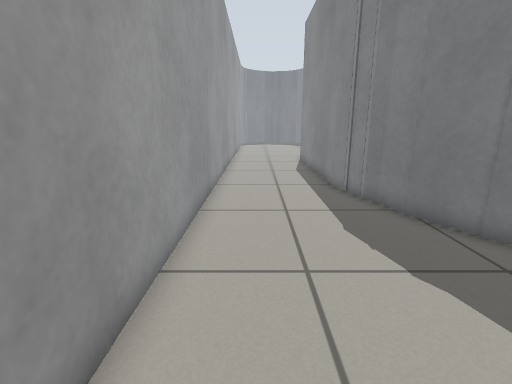
View 1 (above)

12 first-person views from a walk through a robot-simulator world made for Gazebo. The camera is 0.72 m above the floor, tilts 14° down and sees 85° across. The floor is counted in squares, 0.25 m on a side. Each view is taken from the middle of a square. On the plan, view 1 faces up. The plan holds only what a view shows up to about 20 squares ahead; the rest is blank. The place goes on beyond the plan.

View 2
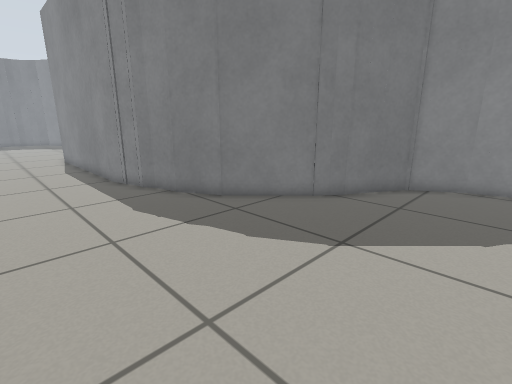

View 3
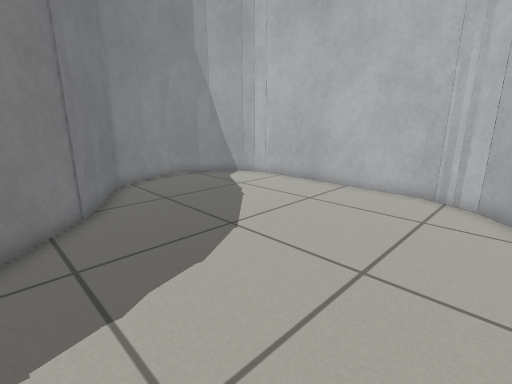

View 4
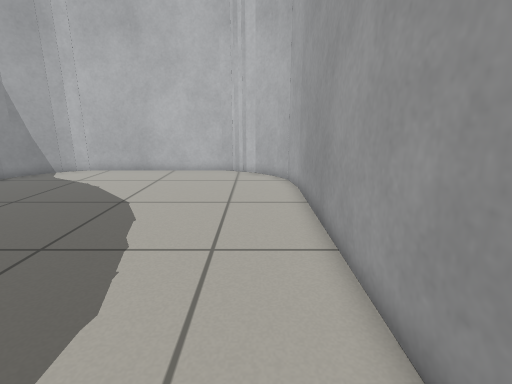

View 5
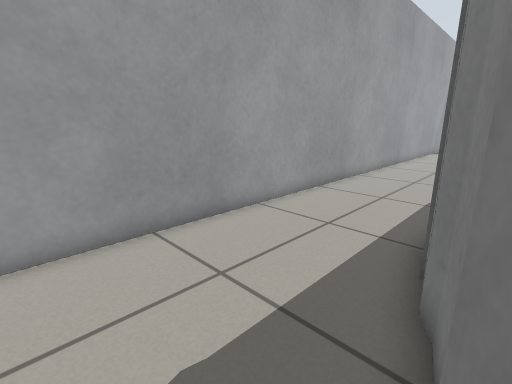

View 6
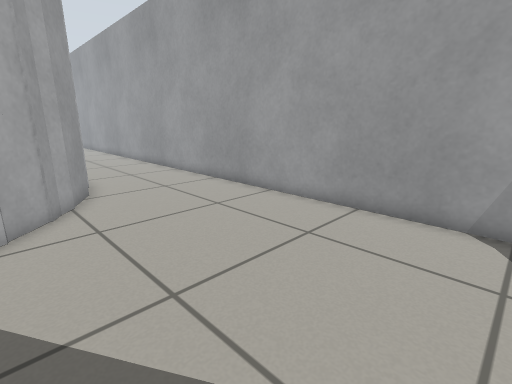

View 7
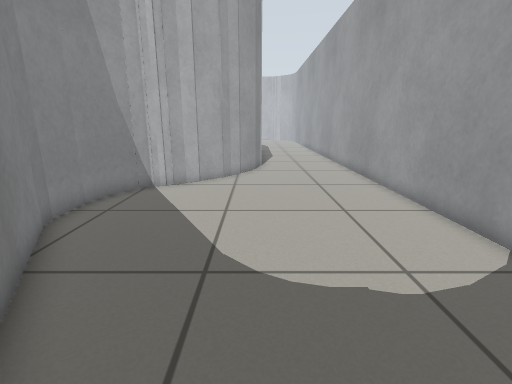

View 8
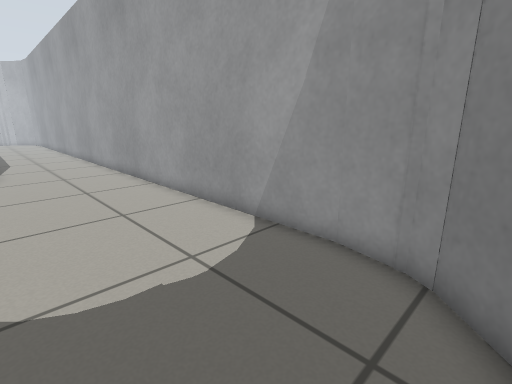

View 9
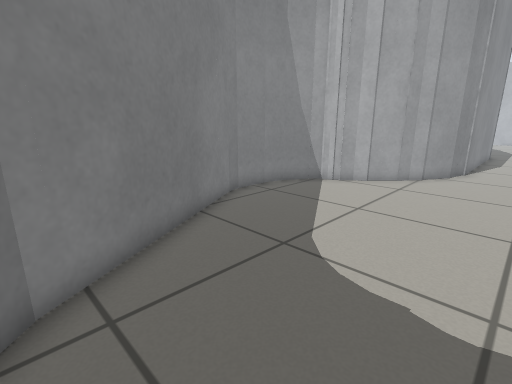

View 10
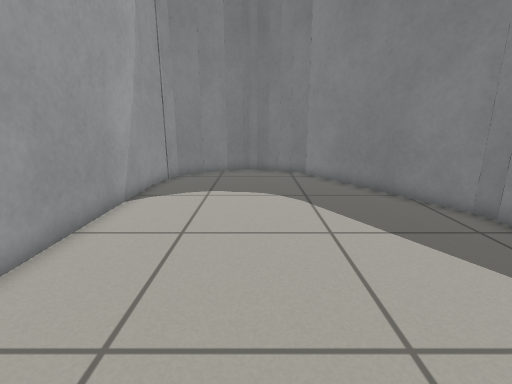

View 11
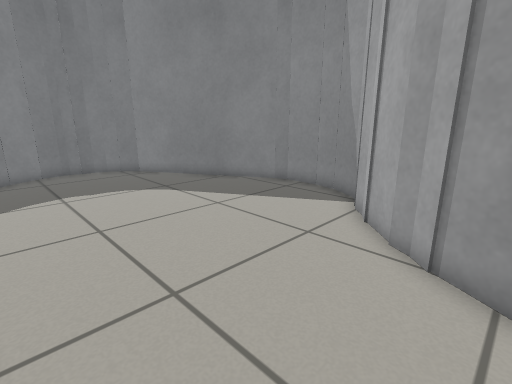

View 12
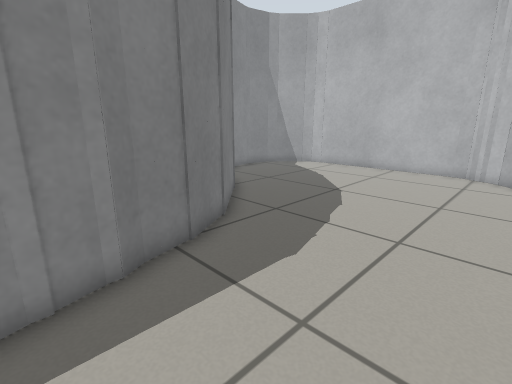

### Floor plan
Points are (right, up) in squares from view 1. A wall is a line through its corners. A room is listed if a view was taken in it or the views show most of it. See-through windows are left out.
Room 1 (views 1, 2, 3, 4, 5, 10, 11, 12)
walls: (4.7, 8.5) (3.6, 12.9); (5.8, 6.7) (4.7, 8.6); (4.5, 9.8) (4.1, 10.5); (3.8, 11.5) (3.8, 12); (3.6, 13) (3.6, 23); (9.3, 3.1) (5.6, 6.8); (-1.9, -1.3) (-1.7, -3.1) (-1.1, -4.1); (-1.2, -4) (0.1, -5.3); (13.2, -0.2) (12.1, 1.7) (8.2, 4); (0, -5.2) (1, -5.7); (0.9, -5.7) (2.1, -6.1); (2, -6) (10.2, -6) (10.9, -5.8); (13.6, -2.1) (13.6, -1.6); (13.2, -3.5) (13.6, -1.8) (13.2, -0.1); (12.8, -4.1) (13.2, -3.4); (10.8, -5.8) (11.6, -5.4); (11.5, -5.5) (12.9, -4); (3.7, 22.9) (4.1, 24.4); (4, 24.4) (5, 26.1); (-1.9, 26.5) (-1.9, -1.5)
ways out: opening at (1.5, 27) to room 2
Room 2 (views 6, 7, 8, 9)
walls: (6.7, 28.2) (7.4, 28.6); (-1.9, 39) (-1.9, 26.5); (8.1, 29.2) (8.8, 29.4) (9.2, 29.9); (10, 34.5) (5.8, 41.9); (10.2, 33.8) (10, 34.6); (8.4, 29.2) (8.8, 29.4); (10.2, 32.1) (10.2, 34); (9.9, 31.1) (10.2, 32.3); (9.2, 29.8) (10, 31.2); (4.8, 26.2) (7.8, 29.2); (5, 26.1) (5.7, 27.3); (5.9, 41.7) (5, 42.6) (4.4, 42.9); (-1.2, 41.2) (-1.6, 40.6) (-1.9, 38.8); (-0.1, 42.3) (-1.3, 41.1); (4.5, 42.9) (3.7, 43.1); (3.9, 43.1) (3, 43.1); (3.2, 43.2) (2.6, 43.4); (1.3, 43.1) (-0.2, 42.2); (2.6, 43.3) (2.1, 43.3); (2.3, 43.3) (1.2, 43)
ways out: opening at (1.5, 27) to room 1

Where each view was taken, in squares from view 1:
view 1: 0 up, 0 right, facing up
view 2: 2 down, 1 left, facing up-right
view 3: 6 up, 1 left, facing down-right
view 4: 11 up, 0 right, facing down
view 5: 6 up, 5 right, facing up-left
view 6: 37 up, 7 right, facing down-left
view 7: 42 up, 4 right, facing down
view 8: 42 up, 4 right, facing down-left
view 9: 42 up, 1 right, facing down-right
view 10: 26 up, 3 right, facing up
view 11: 25 up, 1 left, facing up-right
view 12: 12 up, 1 left, facing down-right
